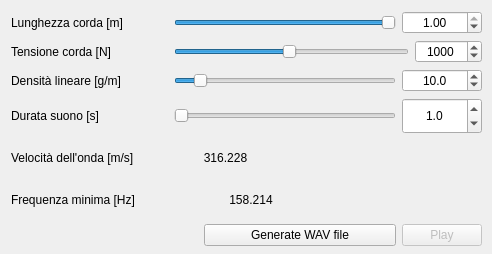
<?xml version="1.0" encoding="UTF-8"?>
<ui version="4.0">
 <class>Form</class>
 <widget class="QWidget" name="Form">
  <property name="geometry">
   <rect>
    <x>0</x>
    <y>0</y>
    <width>492</width>
    <height>254</height>
   </rect>
  </property>
  <property name="windowTitle">
   <string>Corda Vibrante</string>
  </property>
  <widget class="QWidget" name="">
   <property name="geometry">
    <rect>
     <x>11</x>
     <y>11</y>
     <width>471</width>
     <height>235</height>
    </rect>
   </property>
   <layout class="QVBoxLayout" name="verticalLayout">
    <item>
     <layout class="QHBoxLayout" name="horizontalLayout">
      <item>
       <widget class="QLabel" name="label">
        <property name="sizePolicy">
         <sizepolicy hsizetype="Minimum" vsizetype="Preferred">
          <horstretch>0</horstretch>
          <verstretch>0</verstretch>
         </sizepolicy>
        </property>
        <property name="minimumSize">
         <size>
          <width>157</width>
          <height>0</height>
         </size>
        </property>
        <property name="text">
         <string>Lunghezza corda [m]</string>
        </property>
        <property name="alignment">
         <set>Qt::AlignLeading|Qt::AlignLeft|Qt::AlignVCenter</set>
        </property>
       </widget>
      </item>
      <item>
       <widget class="QSlider" name="lunghezzaSlider">
        <property name="sizePolicy">
         <sizepolicy hsizetype="Expanding" vsizetype="Fixed">
          <horstretch>0</horstretch>
          <verstretch>0</verstretch>
         </sizepolicy>
        </property>
        <property name="minimumSize">
         <size>
          <width>90</width>
          <height>0</height>
         </size>
        </property>
        <property name="minimum">
         <number>0</number>
        </property>
        <property name="maximum">
         <number>100</number>
        </property>
        <property name="singleStep">
         <number>1</number>
        </property>
        <property name="value">
         <number>100</number>
        </property>
        <property name="orientation">
         <enum>Qt::Horizontal</enum>
        </property>
       </widget>
      </item>
      <item>
       <widget class="QDoubleSpinBox" name="lunghezzaSpinBox">
        <property name="sizePolicy">
         <sizepolicy hsizetype="Minimum" vsizetype="Fixed">
          <horstretch>0</horstretch>
          <verstretch>0</verstretch>
         </sizepolicy>
        </property>
        <property name="minimumSize">
         <size>
          <width>80</width>
          <height>0</height>
         </size>
        </property>
        <property name="alignment">
         <set>Qt::AlignCenter</set>
        </property>
        <property name="maximum">
         <double>1.000000000000000</double>
        </property>
        <property name="singleStep">
         <double>0.010000000000000</double>
        </property>
        <property name="value">
         <double>1.000000000000000</double>
        </property>
       </widget>
      </item>
     </layout>
    </item>
    <item>
     <layout class="QHBoxLayout" name="horizontalLayout_2">
      <item>
       <widget class="QLabel" name="tensioneLabel">
        <property name="sizePolicy">
         <sizepolicy hsizetype="Minimum" vsizetype="Preferred">
          <horstretch>0</horstretch>
          <verstretch>0</verstretch>
         </sizepolicy>
        </property>
        <property name="minimumSize">
         <size>
          <width>157</width>
          <height>0</height>
         </size>
        </property>
        <property name="text">
         <string>Tensione corda [N]</string>
        </property>
        <property name="alignment">
         <set>Qt::AlignLeading|Qt::AlignLeft|Qt::AlignVCenter</set>
        </property>
       </widget>
      </item>
      <item>
       <widget class="QSlider" name="tensioneSlider">
        <property name="sizePolicy">
         <sizepolicy hsizetype="Expanding" vsizetype="Fixed">
          <horstretch>0</horstretch>
          <verstretch>0</verstretch>
         </sizepolicy>
        </property>
        <property name="minimum">
         <number>1</number>
        </property>
        <property name="maximum">
         <number>60</number>
        </property>
        <property name="singleStep">
         <number>1</number>
        </property>
        <property name="value">
         <number>30</number>
        </property>
        <property name="sliderPosition">
         <number>30</number>
        </property>
        <property name="orientation">
         <enum>Qt::Horizontal</enum>
        </property>
       </widget>
      </item>
      <item>
       <widget class="QDoubleSpinBox" name="tensioneSpinBox">
        <property name="sizePolicy">
         <sizepolicy hsizetype="Minimum" vsizetype="Fixed">
          <horstretch>0</horstretch>
          <verstretch>0</verstretch>
         </sizepolicy>
        </property>
        <property name="maximumSize">
         <size>
          <width>80</width>
          <height>16777215</height>
         </size>
        </property>
        <property name="alignment">
         <set>Qt::AlignCenter</set>
        </property>
        <property name="decimals">
         <number>0</number>
        </property>
        <property name="minimum">
         <double>1.000000000000000</double>
        </property>
        <property name="maximum">
         <double>1000000.000000000000000</double>
        </property>
        <property name="singleStep">
         <double>10.000000000000000</double>
        </property>
        <property name="value">
         <double>1000.000000000000000</double>
        </property>
       </widget>
      </item>
     </layout>
    </item>
    <item>
     <layout class="QHBoxLayout" name="horizontalLayout_3">
      <item>
       <widget class="QLabel" name="densitalabel">
        <property name="sizePolicy">
         <sizepolicy hsizetype="Minimum" vsizetype="Preferred">
          <horstretch>0</horstretch>
          <verstretch>0</verstretch>
         </sizepolicy>
        </property>
        <property name="minimumSize">
         <size>
          <width>157</width>
          <height>0</height>
         </size>
        </property>
        <property name="text">
         <string>Densità lineare [g/m]</string>
        </property>
        <property name="alignment">
         <set>Qt::AlignLeading|Qt::AlignLeft|Qt::AlignVCenter</set>
        </property>
       </widget>
      </item>
      <item>
       <widget class="QSlider" name="densitaSlider">
        <property name="sizePolicy">
         <sizepolicy hsizetype="Expanding" vsizetype="Fixed">
          <horstretch>0</horstretch>
          <verstretch>0</verstretch>
         </sizepolicy>
        </property>
        <property name="minimum">
         <number>1</number>
        </property>
        <property name="maximum">
         <number>100</number>
        </property>
        <property name="value">
         <number>10</number>
        </property>
        <property name="orientation">
         <enum>Qt::Horizontal</enum>
        </property>
       </widget>
      </item>
      <item>
       <widget class="QDoubleSpinBox" name="densitaSpinBox">
        <property name="sizePolicy">
         <sizepolicy hsizetype="Minimum" vsizetype="Fixed">
          <horstretch>0</horstretch>
          <verstretch>0</verstretch>
         </sizepolicy>
        </property>
        <property name="minimumSize">
         <size>
          <width>80</width>
          <height>0</height>
         </size>
        </property>
        <property name="alignment">
         <set>Qt::AlignCenter</set>
        </property>
        <property name="decimals">
         <number>1</number>
        </property>
        <property name="minimum">
         <double>1.000000000000000</double>
        </property>
        <property name="maximum">
         <double>100.000000000000000</double>
        </property>
        <property name="singleStep">
         <double>0.100000000000000</double>
        </property>
        <property name="value">
         <double>10.000000000000000</double>
        </property>
       </widget>
      </item>
     </layout>
    </item>
    <item>
     <layout class="QHBoxLayout" name="horizontalLayout_4">
      <item>
       <widget class="QLabel" name="durataLabel">
        <property name="sizePolicy">
         <sizepolicy hsizetype="Minimum" vsizetype="Preferred">
          <horstretch>0</horstretch>
          <verstretch>0</verstretch>
         </sizepolicy>
        </property>
        <property name="minimumSize">
         <size>
          <width>157</width>
          <height>0</height>
         </size>
        </property>
        <property name="maximumSize">
         <size>
          <width>157</width>
          <height>16777215</height>
         </size>
        </property>
        <property name="text">
         <string>Durata suono [s]</string>
        </property>
        <property name="alignment">
         <set>Qt::AlignLeading|Qt::AlignLeft|Qt::AlignVCenter</set>
        </property>
       </widget>
      </item>
      <item>
       <widget class="QSlider" name="durataSlider">
        <property name="minimum">
         <number>10</number>
        </property>
        <property name="maximum">
         <number>100</number>
        </property>
        <property name="orientation">
         <enum>Qt::Horizontal</enum>
        </property>
       </widget>
      </item>
      <item>
       <widget class="QDoubleSpinBox" name="durataSpinBox">
        <property name="sizePolicy">
         <sizepolicy hsizetype="Maximum" vsizetype="Minimum">
          <horstretch>0</horstretch>
          <verstretch>0</verstretch>
         </sizepolicy>
        </property>
        <property name="minimumSize">
         <size>
          <width>80</width>
          <height>0</height>
         </size>
        </property>
        <property name="maximumSize">
         <size>
          <width>10000</width>
          <height>16777215</height>
         </size>
        </property>
        <property name="sizeIncrement">
         <size>
          <width>0</width>
          <height>0</height>
         </size>
        </property>
        <property name="baseSize">
         <size>
          <width>0</width>
          <height>0</height>
         </size>
        </property>
        <property name="alignment">
         <set>Qt::AlignCenter</set>
        </property>
        <property name="decimals">
         <number>1</number>
        </property>
        <property name="minimum">
         <double>0.100000000000000</double>
        </property>
        <property name="maximum">
         <double>10.000000000000000</double>
        </property>
        <property name="singleStep">
         <double>0.100000000000000</double>
        </property>
        <property name="value">
         <double>1.000000000000000</double>
        </property>
       </widget>
      </item>
     </layout>
    </item>
    <item>
     <layout class="QHBoxLayout" name="horizontalLayout_5">
      <item>
       <widget class="QLabel" name="velocitaLabel">
        <property name="sizePolicy">
         <sizepolicy hsizetype="Minimum" vsizetype="Preferred">
          <horstretch>0</horstretch>
          <verstretch>0</verstretch>
         </sizepolicy>
        </property>
        <property name="text">
         <string>Velocità dell'onda [m/s]</string>
        </property>
        <property name="alignment">
         <set>Qt::AlignLeading|Qt::AlignLeft|Qt::AlignVCenter</set>
        </property>
       </widget>
      </item>
      <item>
       <widget class="QLabel" name="velocitadisp">
        <property name="sizePolicy">
         <sizepolicy hsizetype="Expanding" vsizetype="Preferred">
          <horstretch>0</horstretch>
          <verstretch>0</verstretch>
         </sizepolicy>
        </property>
        <property name="text">
         <string>316.228</string>
        </property>
        <property name="alignment">
         <set>Qt::AlignCenter</set>
        </property>
       </widget>
      </item>
      <item>
       <spacer name="horizontalSpacer_4">
        <property name="sizePolicy">
         <sizepolicy hsizetype="Expanding" vsizetype="Minimum">
          <horstretch>0</horstretch>
          <verstretch>0</verstretch>
         </sizepolicy>
        </property>
        <property name="orientation">
         <enum>Qt::Horizontal</enum>
        </property>
        <property name="sizeType">
         <enum>QSizePolicy::Expanding</enum>
        </property>
        <property name="sizeHint" stdset="0">
         <size>
          <width>40</width>
          <height>20</height>
         </size>
        </property>
       </spacer>
      </item>
     </layout>
    </item>
    <item>
     <layout class="QHBoxLayout" name="horizontalLayout_6">
      <item>
       <widget class="QLabel" name="frequenzaLabel">
        <property name="sizePolicy">
         <sizepolicy hsizetype="Minimum" vsizetype="Preferred">
          <horstretch>0</horstretch>
          <verstretch>0</verstretch>
         </sizepolicy>
        </property>
        <property name="minimumSize">
         <size>
          <width>157</width>
          <height>0</height>
         </size>
        </property>
        <property name="text">
         <string>Frequenza minima [Hz]</string>
        </property>
        <property name="alignment">
         <set>Qt::AlignLeading|Qt::AlignLeft|Qt::AlignVCenter</set>
        </property>
       </widget>
      </item>
      <item>
       <widget class="QLabel" name="frequenzadisp">
        <property name="sizePolicy">
         <sizepolicy hsizetype="Expanding" vsizetype="Preferred">
          <horstretch>0</horstretch>
          <verstretch>0</verstretch>
         </sizepolicy>
        </property>
        <property name="text">
         <string>158.214</string>
        </property>
        <property name="alignment">
         <set>Qt::AlignCenter</set>
        </property>
       </widget>
      </item>
      <item>
       <spacer name="horizontalSpacer_5">
        <property name="sizePolicy">
         <sizepolicy hsizetype="Expanding" vsizetype="Minimum">
          <horstretch>0</horstretch>
          <verstretch>0</verstretch>
         </sizepolicy>
        </property>
        <property name="orientation">
         <enum>Qt::Horizontal</enum>
        </property>
        <property name="sizeType">
         <enum>QSizePolicy::Expanding</enum>
        </property>
        <property name="sizeHint" stdset="0">
         <size>
          <width>40</width>
          <height>20</height>
         </size>
        </property>
       </spacer>
      </item>
     </layout>
    </item>
    <item>
     <layout class="QHBoxLayout" name="horizontalLayout_7">
      <item>
       <spacer name="horizontalSpacer">
        <property name="sizePolicy">
         <sizepolicy hsizetype="Expanding" vsizetype="Minimum">
          <horstretch>0</horstretch>
          <verstretch>0</verstretch>
         </sizepolicy>
        </property>
        <property name="orientation">
         <enum>Qt::Horizontal</enum>
        </property>
        <property name="sizeType">
         <enum>QSizePolicy::Expanding</enum>
        </property>
        <property name="sizeHint" stdset="0">
         <size>
          <width>40</width>
          <height>20</height>
         </size>
        </property>
       </spacer>
      </item>
      <item>
       <widget class="QPushButton" name="WAV_Button">
        <property name="sizePolicy">
         <sizepolicy hsizetype="Expanding" vsizetype="Fixed">
          <horstretch>0</horstretch>
          <verstretch>0</verstretch>
         </sizepolicy>
        </property>
        <property name="text">
         <string>Generate WAV file</string>
        </property>
       </widget>
      </item>
      <item>
       <widget class="QPushButton" name="playButton">
        <property name="enabled">
         <bool>false</bool>
        </property>
        <property name="sizePolicy">
         <sizepolicy hsizetype="Minimum" vsizetype="Fixed">
          <horstretch>0</horstretch>
          <verstretch>0</verstretch>
         </sizepolicy>
        </property>
        <property name="text">
         <string>Play</string>
        </property>
       </widget>
      </item>
     </layout>
    </item>
   </layout>
  </widget>
 </widget>
 <resources/>
 <connections/>
</ui>
